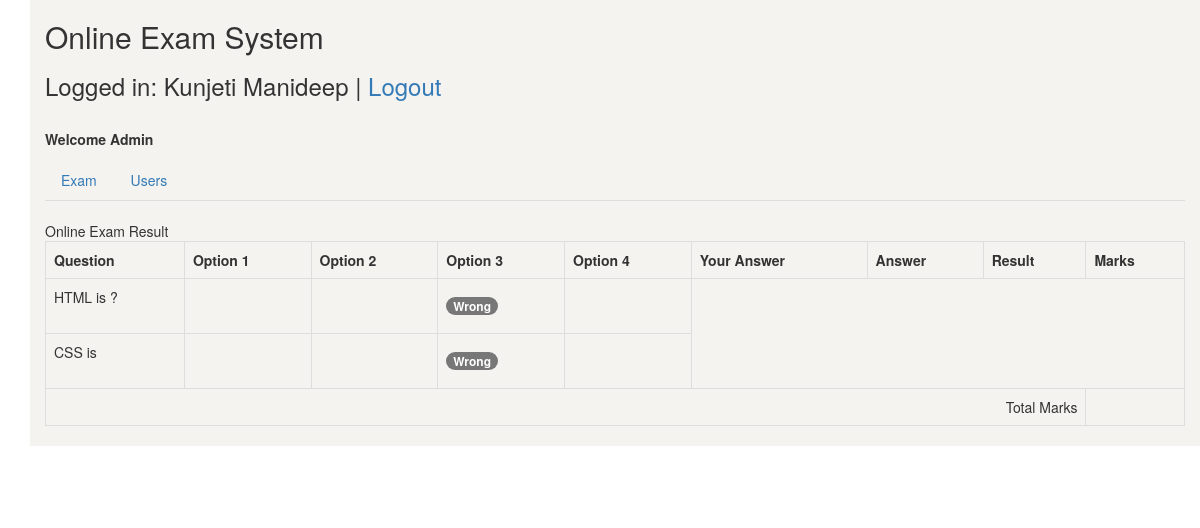
The page /view_result.php?exam_id=4 (signed in) on the database its author committed.
### tables this page shows
CREATE TABLE `online_exam_question` (
  `id` int(11) NOT NULL,
  `exam_id` int(11) NOT NULL,
  `question` text NOT NULL,
  `answer` enum('1','2','3','4') NOT NULL
);

### class/Exam.php (called while the page is built, shortened)
<?php
class Exam {
	private $questionTable = 'online_exam_question';
	private $questionAnswerTable = 'online_exam_question_answer';
	private $conn;
	public function __construct($db){
        $this->conn = $db;
    }
	public function getExamResults () {
		if($this->exam_id) {
			$whereSQL = '';
			$sqlQuery = "
				SELECT answer.question_id, answer.marks, question.question, question.answer, answer.user_answer_option
				FROM ".$this->questionTable." question
				LEFT JOIN ".$this->questionAnswerTable." answer ON answer.question_id = question.id
				WHERE question.exam_id = ? $whereSQL";
			$stmt = $this->conn->prepare($sqlQuery);
			$stmt->bind_param("i", $this->exam_id);
			$stmt->execute();
			$result = $stmt->get_result();
			$records = array();
			while ($examResult = $result->fetch_assoc()) {
				$rows = array();
				$rows['question_id'] = $examResult['question_id'];
				$rows['marks'] = $examResult['marks'];
				$rows['question'] = $examResult['question'];
				$rows['answer'] = $examResult['answer'];
				$rows['user_answer_option'] = $examResult['user_answer_option'];
				$records[] = $rows;
			}
			return $records;
		}
	}
	public function getExamTotalMarks () {
		if($this->exam_id) {
			$sqlQuery = "
				SELECT SUM(marks) as mark
				FROM ".$this->questionAnswerTable."
				WHERE user_id = '".$_SESSION["userid"]."' AND exam_id = '".$this->exam_id."'";
			$stmt = $this->conn->prepare($sqlQuery);
			$stmt->execute();
			$result = $stmt->get_result();
			$records = array();
			while ($marks = $result->fetch_assoc()) {
				$rows = array();
				$rows['mark'] = $marks['mark'];
				$records[] = $rows;
			}
			return $records;
		}
	}
}
?>

### view_result.php (the view, shortened to what this page needs)
<?php
include_once 'class/User.php';
include_once 'class/Exam.php';
$database = new Database();
$db = $database->getConnection();
$exam = new Exam($db);
if(!empty($_GET['exam_id'])) {
	$exam->exam_id = $_GET['exam_id'];
}
include('inc/header.php');
?>
<link rel="stylesheet" href="css/dataTables.bootstrap.min.css" />
<link rel="stylesheet" href="css/TimeCircles.css" />
<?php include('inc/container.php');?>
<div class="container" style="background-color:#f4f3ef;">
	<h2>Online Exam System</h2>
	<?php include('top_menus.php'); ?>
	<br>
<?php
$examResult =  $exam->getExamResults();
?>
	<div class="card">
		<div class="card-header">
			<div class="row">
				<div class="col-md-8">Online Exam Result</div>
			</div>
		</div>
		<div class="card-body">
			<div class="table-responsive">
				<table class="table table-bordered table-hover">
					<tr>
						<th>Question</th>
						<th>Option 1</th>
						<th>Option 2</th>
						<th>Option 3</th>
						<th>Option 4</th>
						<th>Your Answer</th>
						<th>Answer</th>
						<th>Result</th>
						<th>Marks</th>
					</tr>
					<?php
					foreach($examResult as $results) {
						$userAnswer = '';
						$orignalAnswer = '';
						$questionResult = '';
						if($results['marks'] < '0')	{
							$questionResult = '<h4 class="badge badge-danger">Wrong</h4>';
						}
						echo '
						<tr>
							<td>'.$results['question'].'</td>';
						echo '
						<td>'.$userAnswer.'</td>
						<td>'.$orignalAnswer.'</td>
						<td>'.$questionResult.'</td>
						<td>'.$results["marks"].'</td>
					</tr>';
					}
					$marksResult = $exam->getExamTotalMarks();
					foreach($marksResult as $marks){
					?>
					<tr>
						<td colspan="8" align="right">Total Marks</td>
						<td align="right"><?php echo $marks["mark"]; ?></td>
					</tr>
					<?php
					}
					?>
				</table>
			</div>
		</div>
	</div>
</div>
 <?php include('inc/footer.php');?>

### rows shown on the page
online_exam_question: question "HTML is ?"
online_exam_question: question "CSS is"

### other values the page prints
$_SESSION["name"] "Kunjeti Manideep"
$_SESSION["role"] "Admin"
